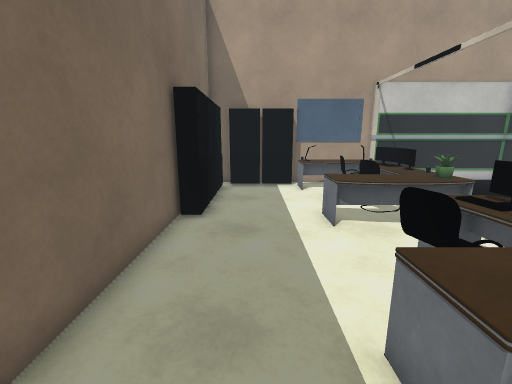
[1] (above)

15 first-person views from a walk through a scene from a Unity 3-D project. The camera is 1.3 m above the floor, tilts 12° down and sees 90° across. The floor is counted in squares, 0.5 m on a side. Each view is taken from the middle of a square. On the plan, view 1 faces up. The plan holds only what a view shows up to about 18 squares ahead; the rest is blank. Surface patterns are stand-ins for the level's own textures.

[2]
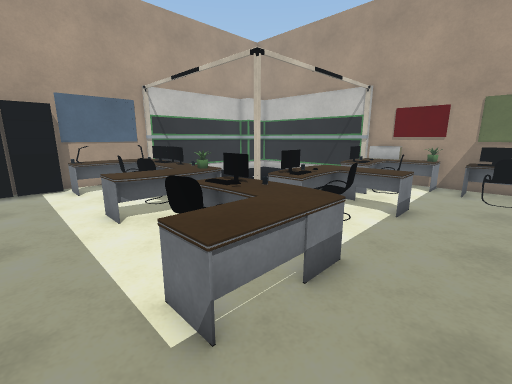

[3]
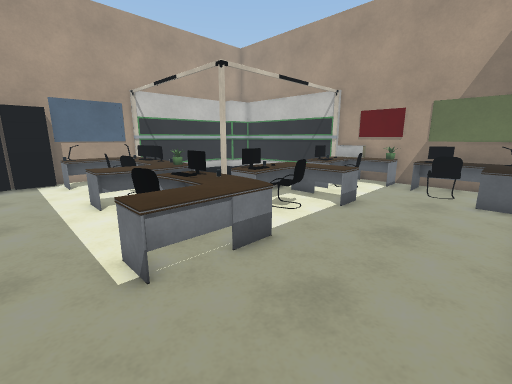

[4]
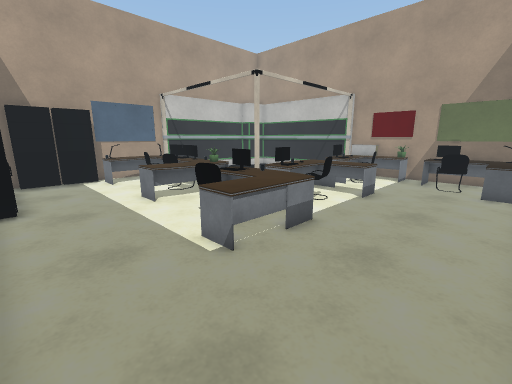

[5]
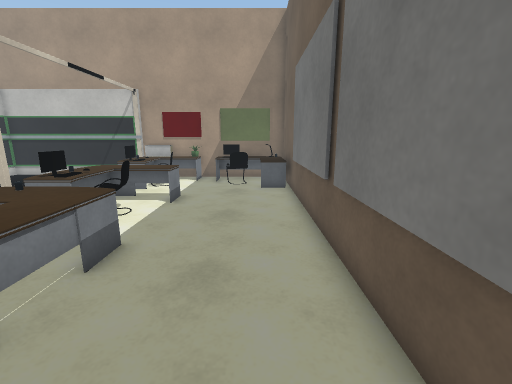

[6]
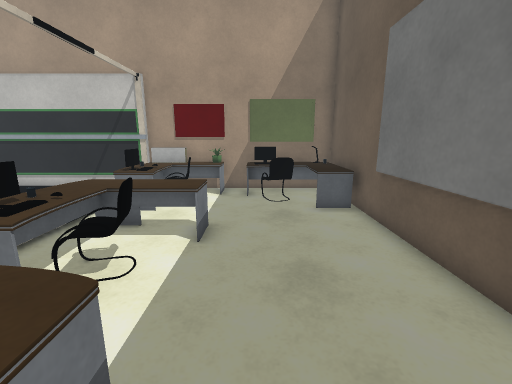

[7]
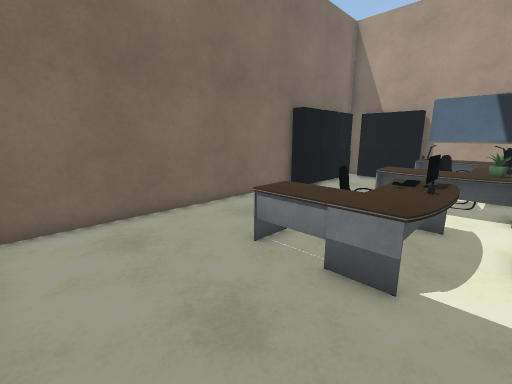

[8]
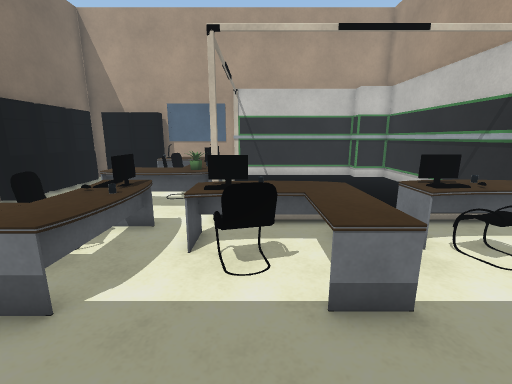

[9]
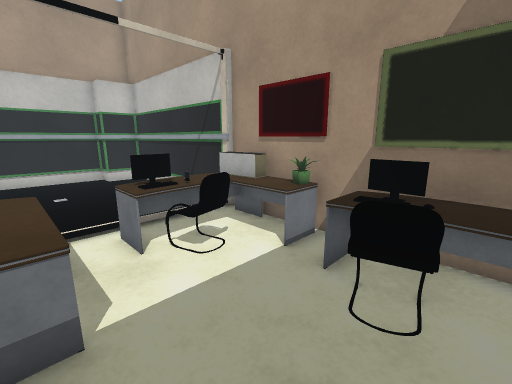

[10]
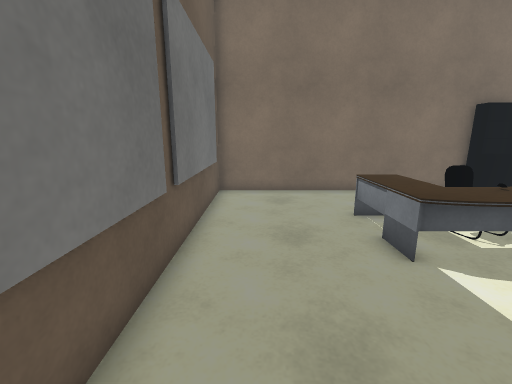

[11]
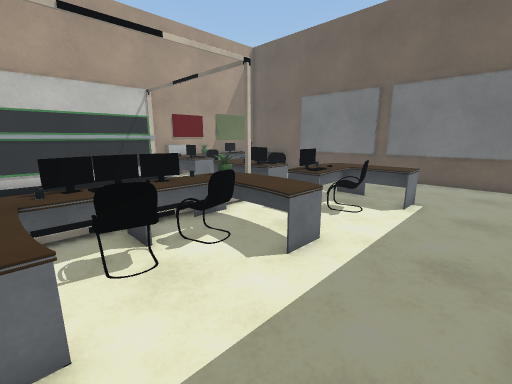

[12]
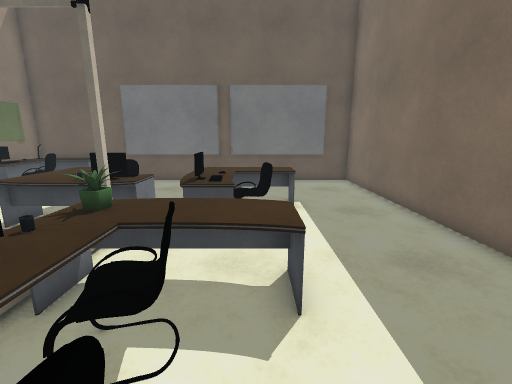

[13]
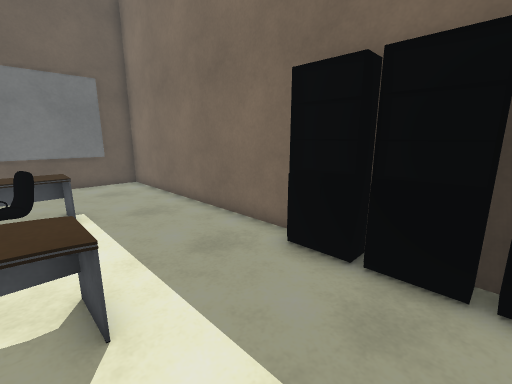

[14]
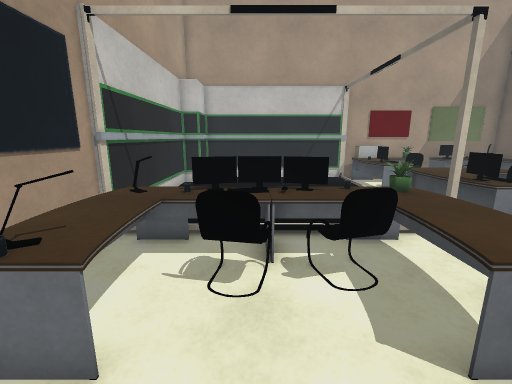

[15]
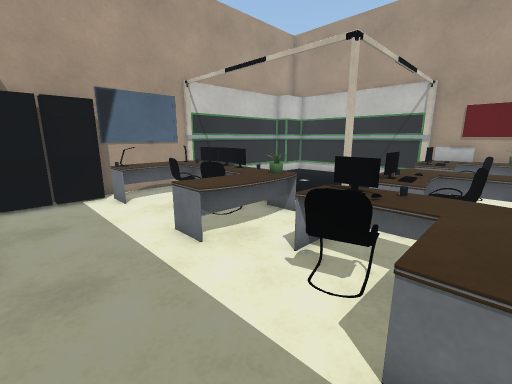

### Floor plan
Key: @ floor where view 1 was taken; # wall or solid block; . floor; C cabinet; E desk; L lamp; H chair; M monitor; P plant; K keyboard; A painting; O other object.
Columns run from 3 left of view 1 to 16 right of it. Each row starts with its distance up from view 1.
 15 ##C#C############O
 14 #CCCCCOEEL.      O##
 13 CC...EOELE.        #
 12 #C.....HEM.        #
 11 CC.....HEM.        #
 10 #C.....HEM.        #
  9 CC...EEHHE.        #
  8 #C...EEEEP.        #
  7 #....EEEEE.        #
  6 #.......... .......#
  5 #.....HKMEMMEE.EMEE#
  4 #.....HKMEKEEE.KKEEO
  3 #....EHEE..HEE..HHEA
  2 #....EEEE...EE....PP
  1 #....EEEE...EE.....#
  0 #..@.............HO#
 -1 #...............HHO#
 -2 #..............EEEE#
 -3 #..............EEEO#
 -4 ####################

Positions as (right, up) in squares from view 1, and headings:
1: (0, 0), facing up
2: (0, -1), facing up-right
3: (0, -3), facing up-right
4: (-2, -3), facing up-right
5: (-1, -2), facing right
6: (3, 0), facing right
7: (6, -3), facing up-left
8: (8, -2), facing up
9: (10, -2), facing up-right
10: (10, -2), facing left
11: (-1, 13), facing down-right
12: (3, 12), facing down
13: (3, 12), facing down-left
14: (0, 11), facing right
15: (-1, 2), facing up-right
